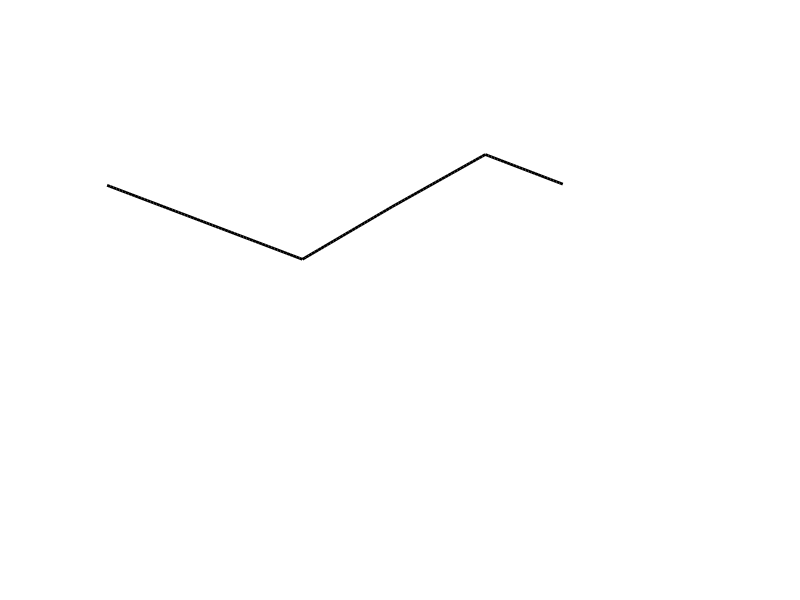

MATLAB code to generate this figure: (Note: this script raises an error after producing the figure.)
close all
fs = 44100;
lengthSound = 500;
k = 1/fs;
c = 300;
h = c * k;
L = 1;

N = floor (L/h);
h = L/N;
loc = 0.2;
locN = floor(loc*N+1);
offsetAmp1 = 1/locN;
offsetAmp2 = 1/(N+1-locN);
lWave = 0.5 * [linspace(offsetAmp1, 1, locN), linspace(1 - offsetAmp2, 0, N+1-locN)];
rWave = 0.5 * [linspace(0, 1, locN), linspace(1 - offsetAmp2, offsetAmp2, N+1-locN)];
% rWave = fliplr(rWave)

recordVid = true;
slowdown = 2;
if recordVid
    loops = lengthSound * slowdown;
    M(loops) = struct('cdata',[],'colormap',[]);
    frame = 1;
end

for n = 1:lengthSound   
%     hold off
%     plot(lWave-1.5, '.', 'color', [0.75, 0.75, 0.75], 'Linewidth', 0.25);
%     hold on;
%     plot(rWave-1.5, '.', 'color', [0.75, 0.75, 0.75], 'Linewidth', 0.25);
    plot(lWave+rWave, 'k', 'Linewidth', 2)
    ylim([-2.5, 1])
    axis off;
    set(gcf, 'color', 'w')
    drawnow;
    if recordVid
        for i = 1:slowdown
            M(frame) = getframe (gcf);
            frame = frame + 1;
        end
    end
    
    ends = [lWave(1), rWave(end)];
    lWave = [lWave(2:N+1), -ends(2)];
    rWave = [-ends(1), rWave(1:N)];

end

if recordVid
    M = M(1:loops-1);
    v = VideoWriter('travellingWavesOrig.mp4', 'MPEG-4');
    open(v)
    writeVideo(v, M);
    close(v)
end